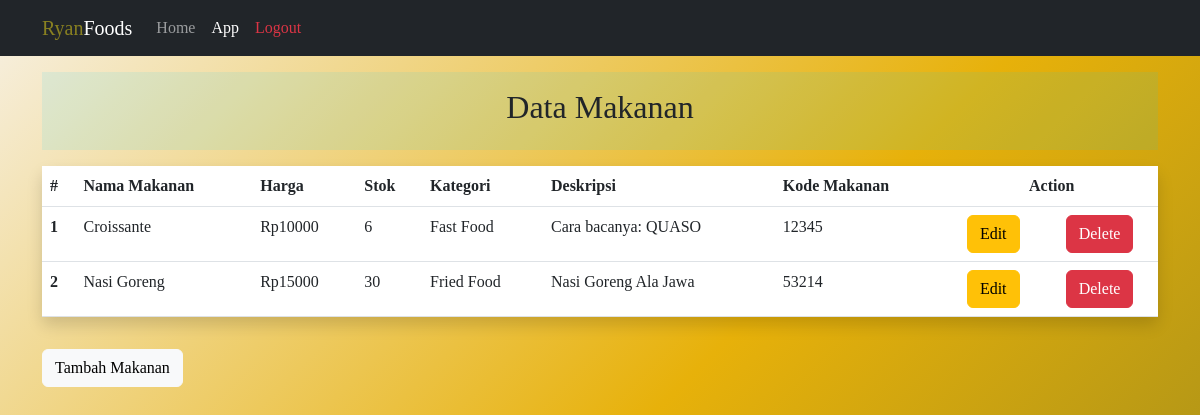
The page /app.php on the database as committed earlier.
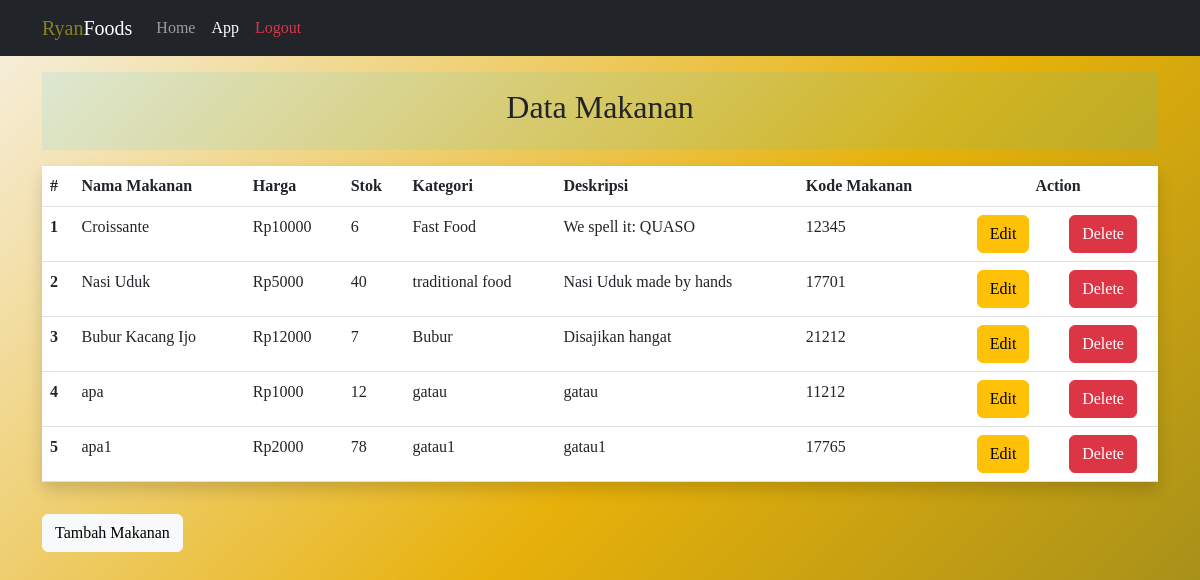
The same page on the database as committed later.
### tables this page shows
CREATE TABLE `ukk_makanan` (
  `id` int(11) NOT NULL,
  `nama_makanan` varchar(50) NOT NULL,
  `harga` int(7) NOT NULL,
  `stok` int(3) NOT NULL,
  `kategori` varchar(255) NOT NULL,
  `deskripsi` varchar(255) NOT NULL,
  `kode_makanan` varchar(13) NOT NULL
);

### app.php (the view, shortened to what this page needs)
<?php
include 'config.php';
$sql = "SELECT * FROM ukk_makanan";
$result = $conn->query($sql);
$no = 1;
?>
<!DOCTYPE html>
<html lang="en">
<head>
    <link href="https://cdn.jsdelivr.net/npm/bootstrap@5.3.0/dist/css/bootstrap.min.css" rel="stylesheet"
>
    <link rel="stylesheet" href="style.css">
</head>
<body>
    <?php include 'partials/nav.php'; ?>
    <div class="container">
        <div class="text-center p-3 bg-info bg-opacity-10 mb-3 mt-3">
            <h2>Data Makanan</h2>
        </div>
    </div>
    <div class="container">
        <table class="table rounded shadow">
            <thead>
                <tr>
                    <th scope="col">#</th>
                    <th scope="col">Nama Makanan</th>
                    <th scope="col">Harga</th>
                    <th scope="col">Stok</th>
                    <th scope="col">Kategori</th>
                    <th scope="col">Deskripsi</th>
                    <th scope="col">Kode Makanan</th>
                    <th class="text-center" scope="col" colspan="2">Action</th>
                </tr>
            </thead>
            <tbody>
                <?php while ($row = $result->fetch_assoc()) {
                    ?>
                    <tr>
                        <th><?= $no++ ?></th>
                        <td><?= $row['nama_makanan'] ?></td>
                        <td>Rp<?= $row['harga'] ?></td>
                        <td><?= $row['stok'] ?></td>
                        <td><?= $row['kategori'] ?></td>
                        <td><?= $row['deskripsi'] ?></td>
                        <td><?= $row['kode_makanan'] ?></td>
                        <td class="text-center"><a class="btn btn-warning" href="update.php?id=<?= $row['id'] ?>">Edit</a></td>
                        <form action="" method="POST" name="del">
                            <td class="text-center"><a class="btn btn-danger" href="delete.php?id=<?= $row['id'] ?>">Delete</a></td>
                        </form>
                    </tr>
                <?php } ?>
            </tbody>
        </table>
        <a class="btn btn-light mt-3" href="create.php">Tambah Makanan</a>
    </div>
</body>
</html>

### partials/nav.php (shortened to what this page needs)
<nav class="navbar navbar-expand-lg navbar-dark bg-dark sticky-top">
    <div class="container">
        <a class="navbar-brand" href="index.php"><span class="brandName">Ryan</span>Foods</a>
        <div class="collapse navbar-collapse" id="navbarNav">
            <ul class="navbar-nav">
                <li class="nav-item">
                    <a class="nav-link" id="home" href="index.php">Home</a>
                </li>
                <li class="nav-item">
                    <a class="nav-link" id="app" href="app.php">App</a>
                </li>
                <li class="nav-item">
                    <a class="nav-link text-danger" href="logout.php">Logout</a>
                </li>
            </ul>
        </div>
    </div>
</nav>

### style.css (style rules this page uses)
* { font-family: 'Poppins'; transition: all ease 0.2s o !important; }
body { height: 2000px; background: linear-gradient(135deg, #F7F1E5, #E7B10A, #898121, #4C4B16); }
.brandName { color: #898121; }

Rows that differ between the two databases and show on the page:
removed ukk_makanan: nama_makanan "Nasi Goreng", harga "15000", stok "30", kategori "Fried Food", deskripsi "Nasi Goreng Ala Jawa", kode_makanan "53214"
changed ukk_makanan "Croissante": deskripsi "Cara bacanya: QUASO" → "We spell it: QUASO"
added ukk_makanan: nama_makanan "Nasi Uduk", harga "5000", stok "40", kategori "traditional food", deskripsi "Nasi Uduk made by hands", kode_makanan "17701"
added ukk_makanan: nama_makanan "Bubur Kacang Ijo", harga "12000", stok "7", kategori "Bubur", deskripsi "Disajikan hangat", kode_makanan "21212"
added ukk_makanan: nama_makanan "apa", harga "1000", stok "12", kategori "gatau", deskripsi "gatau", kode_makanan "11212"
added ukk_makanan: nama_makanan "apa1", harga "2000", stok "78", kategori "gatau1", deskripsi "gatau1", kode_makanan "17765"
